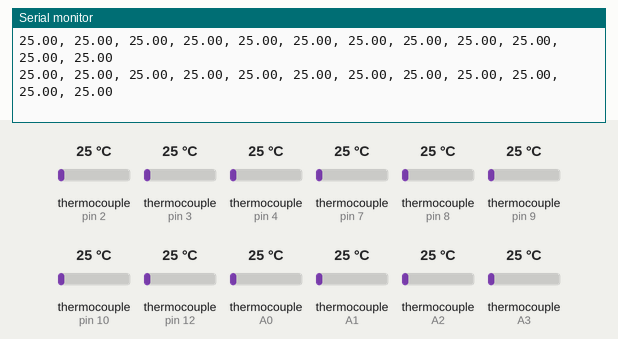
The sketch below on a simulated Arduino Uno, built with avr-gcc and run on an emulated ATmega328P. Parts: the last lines printed to the serial monitor. Inputs (shaded band) come from the test bench; at power-on: thermocouple (sensors on pin 2, pin 3, pin 4, pin 7, pin 8, pin 9, pin 10, pin 12, A0, A1, A2, A3) 25 °C.

Above: at 1.3 s.
1.4 s: thermocouple (sensor on pin 2) set to 6 °C
At 2.0 s:
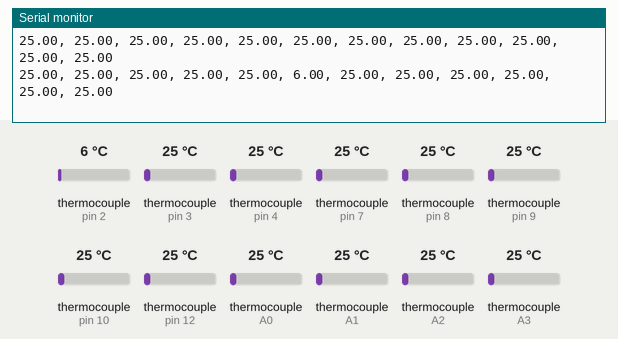
2.9 s: thermocouple (sensor on pin 3) set to 6 °C
At 3.5 s:
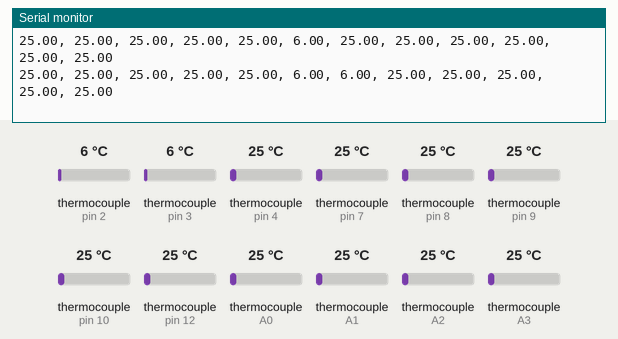
4.4 s: thermocouple (sensor on pin 4) set to 6 °C
At 5.1 s:
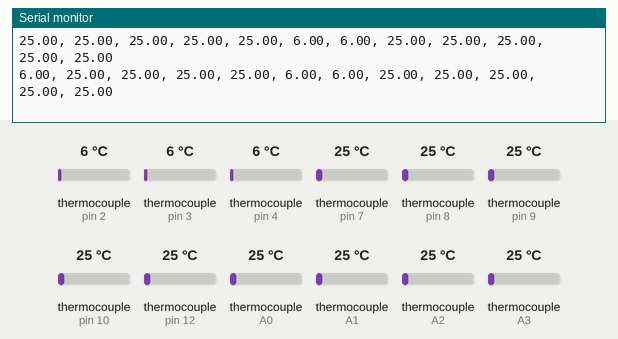
5.9 s: thermocouple (sensor on pin 7) set to 6 °C
At 6.6 s:
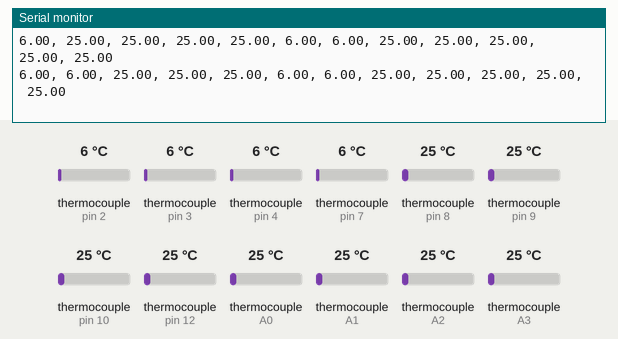
7.4 s: thermocouple (sensor on pin 8) set to 6 °C
At 7.4 s:
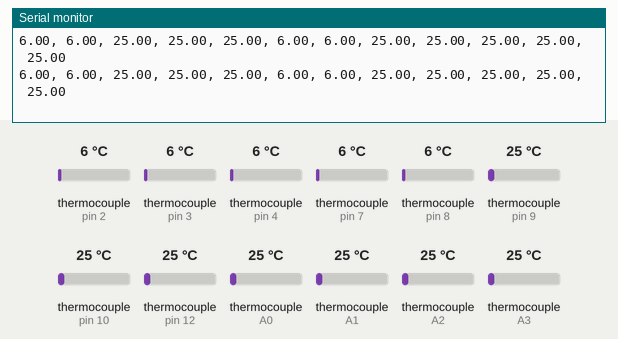
8.9 s: thermocouple (sensor on pin 9) set to 6 °C
At 8.9 s:
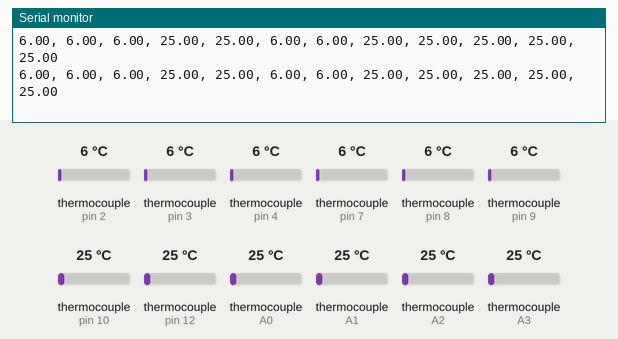

The sketch:

spam-tester.ino
```cpp
/*DJ Walsh
 *Measurements and Analysis Term Project
 *This code collects data from an array of thermocouples to test the temperature distribution of microwaved spam
 *The array contains 12 Thermocouples and the Units are in degrees Celsius
 *Initial Commit: 10-08-2021
 */

 /*
  * Thermocouple Array:
  *
  *   O
  *   | 01 | 02 | 03 | 04 |
  *   | 05 | 06 | 07 | 08 |
  *   | 09 | 10 | 11 | 12 |
  *
  */

//libraries
#include <max6675.h>
#include <Wire.h>


//Global Variables

  //Pin Setup
    int thermoDO = 5;
    int thermoCLK = 6;
    int SC_TC1 = 4;
    int SC_TC2 = 7;
    int SC_TC3 = 8;
    int SC_TC4 = 9;
    int SC_TC5 = 10;
    int SC_TC6 = 2;
    int SC_TC7 = 3;
    int SC_TC8 = A2;
    int SC_TC9 = A3;
    int SC_TC10 = A0;
    int SC_TC11 = A1;
    int SC_TC12 = 12;


//Thermocouple Initialization
  MAX6675 TC1(thermoCLK, SC_TC1, thermoDO);
  MAX6675 TC2(thermoCLK, SC_TC2, thermoDO);
  MAX6675 TC3(thermoCLK, SC_TC3, thermoDO);
  MAX6675 TC4(thermoCLK, SC_TC4, thermoDO);
  MAX6675 TC5(thermoCLK, SC_TC5, thermoDO);
  MAX6675 TC6(thermoCLK, SC_TC6, thermoDO);
  MAX6675 TC7(thermoCLK, SC_TC7, thermoDO);
  MAX6675 TC8(thermoCLK, SC_TC8, thermoDO);
  MAX6675 TC9(thermoCLK, SC_TC9, thermoDO);
  MAX6675 TC10(thermoCLK, SC_TC10, thermoDO);
  MAX6675 TC11(thermoCLK, SC_TC11, thermoDO);
  MAX6675 TC12(thermoCLK, SC_TC12, thermoDO);


void setup() {

  //Serial Initialization
    Wire.begin();
    Serial.begin(9600);

}

void loop() {

  //int buttonState = digitalRead(BUTTON_PIN);

  //if(buttonState==HIGH){

    //digitalWrite(LED_PIN,HIGH);
//
//    //Write Header Row
//    Serial.print("\n");
//    Serial.print("TC1, ");
//    Serial.print("TC2, ");
//    Serial.print("TC3, ");
//    Serial.print("TC4, ");
//    Serial.print("TC5, ");
//    Serial.print("TC6, ");
//    Serial.print("TC7, ");
//    Serial.print("TC8, ");
//    Serial.print("TC9, ");
//    Serial.print("TC10, ");
//    Serial.print("TC11, ");
//    Serial.print("TC12, ");
//    Serial.print("\n");

    //for(int x = 0; 0<= 2000000; x++){

      //Data Printout
      Serial.print(TC1.readCelsius());
      Serial.print(", ");
      Serial.print(TC2.readCelsius());
      Serial.print(", ");
      Serial.print(TC3.readCelsius());
      Serial.print(", ");
      Serial.print(TC4.readCelsius());
      Serial.print(", ");
      Serial.print(TC5.readCelsius());
      Serial.print(", ");
      Serial.print(TC6.readCelsius());
      Serial.print(", ");
      Serial.print(TC7.readCelsius());
      Serial.print(", ");
      Serial.print(TC8.readCelsius());
      Serial.print(", ");
      Serial.print(TC9.readCelsius());
      Serial.print(", ");
      Serial.print(TC10.readCelsius());
      Serial.print(", ");
      Serial.print(TC11.readCelsius());
      Serial.print(", ");
      Serial.print(TC12.readCelsius());
      Serial.print("\n");

      delay(500);
    //}

    //digitalWrite(LED_PIN,LOW);
    //Serial.print("Finished Recording");
    //Serial.print("\n");

  //}

}
```

Measured:
- after the input at 1.4 s, the serial monitor: prints a new line after 0.16 s (image 1)
- after the input at 2.9 s, the serial monitor: prints a new line after 0.22 s (image 2)
- after the input at 4.4 s, the serial monitor: prints a new line after 0.27 s (image 3)
- after the input at 5.9 s, the serial monitor: prints a new line after 0.32 s (image 4)
